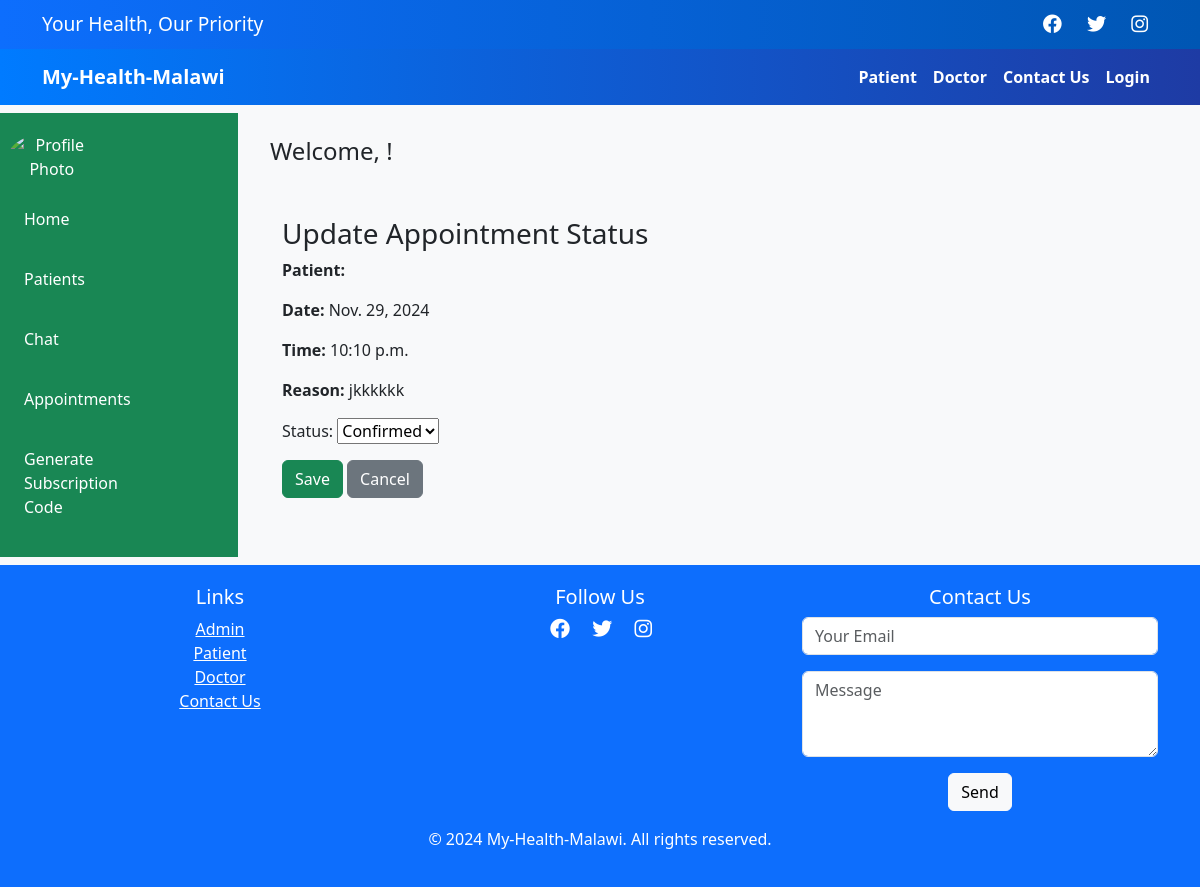
/appointments/update_status/1/, run on the app's committed database.
### appointments/models.py (models this page shows, shortened)
class Appointment(models.Model):
    patient = models.ForeignKey(Patient, on_delete=models.CASCADE, related_name="appointments")
    doctor = models.ForeignKey(Doctor, on_delete=models.CASCADE, related_name="appointments")
    date = models.DateField()
    time = models.TimeField()
    reason = models.TextField()
    status = models.CharField(
        max_length=20,
        choices=[('Pending', 'Pending'), ('Confirmed', 'Confirmed'), ('Cancelled', 'Cancelled')],
        default='Pending',
    )

### appointments/views.py (the view)
# urls.py: path('update_status/<int:pk>/', views.update_appointment_status, name='update_status'),
def update_appointment_status(request, pk):
    appointment = get_object_or_404(Appointment, pk=pk)
    if request.method == 'POST':
        form = AppointmentStatusUpdateForm(request.POST, instance=appointment)
        if form.is_valid():
            form.save()
            return redirect('appointments:doctor_appointments')  # Redirect back to doctor dashboard or appointments page
    else:
        form = AppointmentStatusUpdateForm(instance=appointment)
    return render(request, 'update_status.html', {'form': form, 'appointment': appointment})

### appointments/forms.py
class AppointmentStatusUpdateForm(forms.ModelForm):
    class Meta:
        model = Appointment
        fields = ['status']

### appointments/templates/update_status.html (shortened to what this page needs)
{% extends "doctor_dashboard.html" %}
{% block content_dash %}
<div class="container mt-5">
    <h3>Update Appointment Status</h3>
    <p><strong>Patient:</strong> {{ appointment.patient.get_full_name }}</p>
    <p><strong>Date:</strong> {{ appointment.date }}</p>
    <p><strong>Time:</strong> {{ appointment.time }}</p>
    <p><strong>Reason:</strong> {{ appointment.reason }}</p>
    <form method="post">
        {{ form.as_p }}
        <button type="submit" class="btn btn-success">Save</button>
        <a href="{% url 'hospital:doctor_dashboard' %}" class="btn btn-secondary">Cancel</a>
    </form>
</div>
{% endblock %}

### templates/layout.html (style rules this page uses)
body { background-color: #f8f9fa; }

### data on the page
Appointment: date "Nov. 29, 2024", time "10:10 p.m.", reason "jkkkkkk", status "Confirmed"
